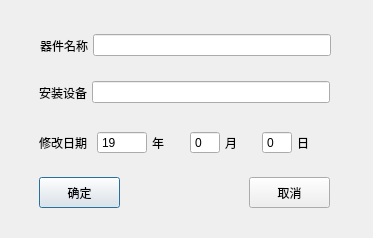
<?xml version="1.0" encoding="UTF-8"?>
<ui version="4.0">
 <class>CAddSensorDialog</class>
 <widget class="QDialog" name="CAddSensorDialog">
  <property name="geometry">
   <rect>
    <x>0</x>
    <y>0</y>
    <width>373</width>
    <height>238</height>
   </rect>
  </property>
  <property name="sizePolicy">
   <sizepolicy hsizetype="Preferred" vsizetype="Preferred">
    <horstretch>0</horstretch>
    <verstretch>0</verstretch>
   </sizepolicy>
  </property>
  <property name="windowTitle">
   <string>Dialog</string>
  </property>
  <widget class="QPushButton" name="yesButton">
   <property name="geometry">
    <rect>
     <x>39</x>
     <y>177</y>
     <width>81</width>
     <height>31</height>
    </rect>
   </property>
   <property name="text">
    <string>确定</string>
   </property>
  </widget>
  <widget class="QPushButton" name="noButton">
   <property name="geometry">
    <rect>
     <x>249</x>
     <y>177</y>
     <width>81</width>
     <height>31</height>
    </rect>
   </property>
   <property name="text">
    <string>取消</string>
   </property>
  </widget>
  <widget class="QWidget" name="layoutWidget">
   <property name="geometry">
    <rect>
     <x>39</x>
     <y>127</y>
     <width>291</width>
     <height>31</height>
    </rect>
   </property>
   <layout class="QHBoxLayout" name="horizontalLayout" stretch="0,0,0,0,0,0,0,0">
    <property name="spacing">
     <number>5</number>
    </property>
    <property name="bottomMargin">
     <number>0</number>
    </property>
    <item>
     <widget class="QLabel" name="label_3">
      <property name="text">
       <string>修改日期</string>
      </property>
     </widget>
    </item>
    <item>
     <spacer name="horizontalSpacer">
      <property name="orientation">
       <enum>Qt::Horizontal</enum>
      </property>
      <property name="sizeType">
       <enum>QSizePolicy::Fixed</enum>
      </property>
      <property name="sizeHint" stdset="0">
       <size>
        <width>5</width>
        <height>20</height>
       </size>
      </property>
     </spacer>
    </item>
    <item>
     <widget class="QSpinBox" name="editYear">
      <property name="sizePolicy">
       <sizepolicy hsizetype="Preferred" vsizetype="Fixed">
        <horstretch>0</horstretch>
        <verstretch>0</verstretch>
       </sizepolicy>
      </property>
      <property name="minimumSize">
       <size>
        <width>50</width>
        <height>0</height>
       </size>
      </property>
      <property name="maximumSize">
       <size>
        <width>50</width>
        <height>16777215</height>
       </size>
      </property>
      <property name="buttonSymbols">
       <enum>QAbstractSpinBox::NoButtons</enum>
      </property>
      <property name="value">
       <number>19</number>
      </property>
     </widget>
    </item>
    <item>
     <widget class="QLabel" name="label_4">
      <property name="text">
       <string>年</string>
      </property>
     </widget>
    </item>
    <item>
     <widget class="QSpinBox" name="editMonth">
      <property name="minimumSize">
       <size>
        <width>30</width>
        <height>0</height>
       </size>
      </property>
      <property name="maximumSize">
       <size>
        <width>30</width>
        <height>16777215</height>
       </size>
      </property>
      <property name="buttonSymbols">
       <enum>QAbstractSpinBox::NoButtons</enum>
      </property>
     </widget>
    </item>
    <item>
     <widget class="QLabel" name="label_5">
      <property name="text">
       <string>月</string>
      </property>
     </widget>
    </item>
    <item>
     <widget class="QSpinBox" name="editDay">
      <property name="minimumSize">
       <size>
        <width>30</width>
        <height>0</height>
       </size>
      </property>
      <property name="maximumSize">
       <size>
        <width>30</width>
        <height>16777215</height>
       </size>
      </property>
      <property name="buttonSymbols">
       <enum>QAbstractSpinBox::NoButtons</enum>
      </property>
     </widget>
    </item>
    <item>
     <widget class="QLabel" name="label_6">
      <property name="text">
       <string>日</string>
      </property>
     </widget>
    </item>
   </layout>
  </widget>
  <widget class="QWidget" name="layoutWidget">
   <property name="geometry">
    <rect>
     <x>40</x>
     <y>30</y>
     <width>291</width>
     <height>31</height>
    </rect>
   </property>
   <layout class="QHBoxLayout" name="horizontalLayout_2">
    <property name="spacing">
     <number>5</number>
    </property>
    <item>
     <widget class="QLabel" name="label">
      <property name="text">
       <string>器件名称</string>
      </property>
     </widget>
    </item>
    <item>
     <widget class="QLineEdit" name="editName"/>
    </item>
   </layout>
  </widget>
  <widget class="QWidget" name="layoutWidget">
   <property name="geometry">
    <rect>
     <x>39</x>
     <y>77</y>
     <width>291</width>
     <height>31</height>
    </rect>
   </property>
   <layout class="QHBoxLayout" name="horizontalLayout_3">
    <property name="spacing">
     <number>5</number>
    </property>
    <item>
     <widget class="QLabel" name="label_2">
      <property name="text">
       <string>安装设备</string>
      </property>
     </widget>
    </item>
    <item>
     <widget class="QLineEdit" name="editSID"/>
    </item>
   </layout>
  </widget>
 </widget>
 <resources/>
 <connections/>
</ui>
